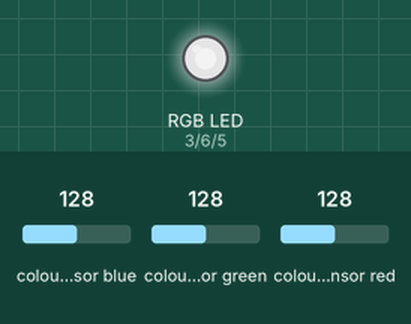
The sketch below on a simulated Arduino Uno, built with avr-gcc and run on an emulated ATmega328P. Parts: an RGB LED mixed from three pins (HIGH = lit). Wiring (inferred from the names in the program): TCS3200 colour sensor: output pin 12; S2 pin 10; S3 pin 11; S0 pin 8; S1 pin 9. The test bench sets the inputs (shaded band); at power-on: colour sensor blue 128, colour sensor green 128, colour sensor red 128. Dim RGB values are drawn brighter than linear; pins used as bus, display or sensor lines are not drawn.

Above: at 1.2 s.
1.3 s: colour sensor blue set to 5
At 1.8 s:
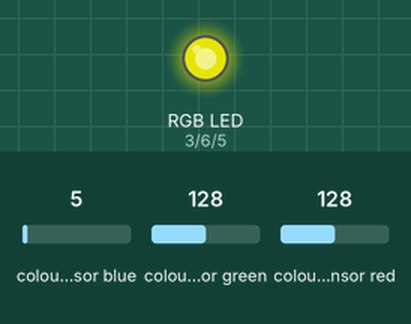
2.8 s: colour sensor green set to 5
At 4.0 s:
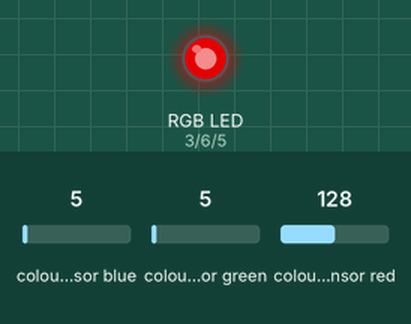
4.3 s: colour sensor red set to 5
At 5.3 s:
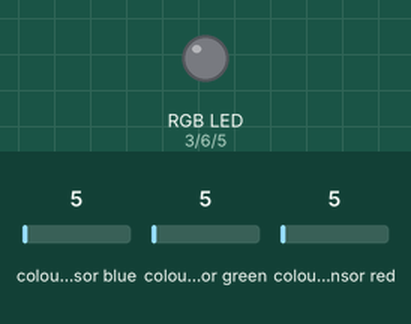
5.8 s: colour sensor blue set to 64
At 6.5 s:
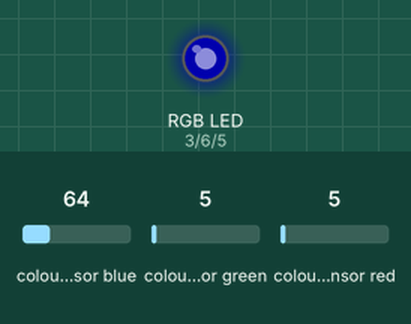
7.3 s: colour sensor green set to 64
At 7.6 s:
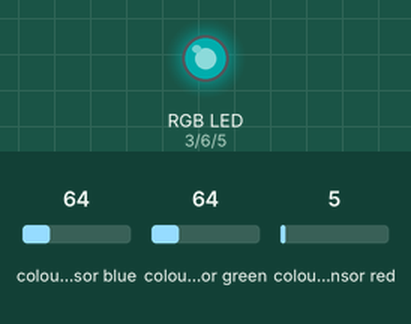
8.8 s: colour sensor red set to 64
At 9.9 s:
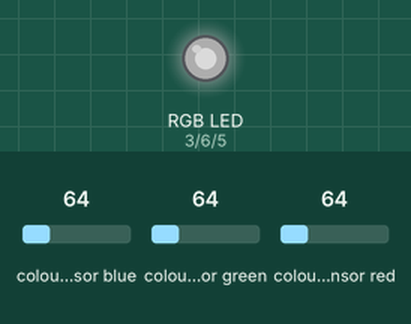
Timing chart, 0 to 11.3 s (numbered marks = the images above; inputs shaded):
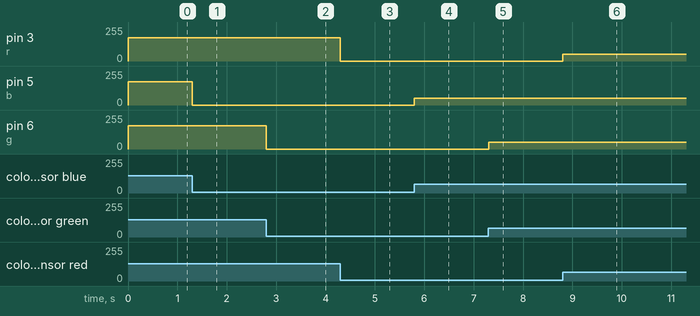

Measured:
- after the input at 1.3 s, pin 5 (b): 174/255 → 0/255 at once
- after the input at 2.8 s, pin 6 (g): 174/255 → 0/255 at once
- after the input at 4.3 s, pin 3 (r): 174/255 → 0/255 at once
- after the input at 5.8 s, pin 5 (b): 0/255 → 51/255 at once
- after the input at 7.3 s, pin 6 (g): 0/255 → 51/255 at once
- after the input at 8.8 s, pin 3 (r): 0/255 → 51/255 at once

The sketch:

RGBsensor.ino
```cpp
//Tested in a dark room.
//code by dllmkdir.
//AnalogWrite example
//Output enable -> GND
int i;
int n;
int dled[3]={5,6,3};
int dsensorc[3][2]={{LOW,HIGH},{HIGH,HIGH},{LOW,LOW}};//BGR
int dcolor[3]={0,0,0};
const int aPin=A1;
int pin,freq;
int r=3;
int g=6;
int b=5;
int s0=8;
int s1=9;
int s2=10;
int s3=11;
int outpin=12;
void setup() {
  pinMode(b, OUTPUT);//set RGB LED pins
  pinMode(g, OUTPUT);
  pinMode(r, OUTPUT);
  pinMode(s0, OUTPUT);//Set RGB Sensor pins
  pinMode(s1, OUTPUT);
  pinMode(s2, OUTPUT);
  pinMode(s3, OUTPUT);
  pinMode(outpin, INPUT);
  digitalWrite(s0,HIGH);
  digitalWrite(s1,LOW);//setting Output Frequency Scaling to 20%

  //Serial.begin(9600); //For debugging...
}

void loop() {
for(pin=0;pin<3;pin++){
  //selecting photodiode
  digitalWrite(s2,dsensorc[pin][0]);
  digitalWrite(s3,dsensorc[pin][1]);
  dcolor[pin]=freq;
  freq=pulseIn(12,LOW);//PulseIn function for color detection
  if(freq>255){//offset for better performance, Setting limits, freq goes from 0 to 700
    freq=255;
    }else if(freq<20){
    freq=20;
   }
  if ( freq<255 && (dsensorc[pin][0] && dsensorc[pin][1])){//GREEN
    if(freq>80){
      freq=80;
      }
    analogWrite(dled[pin],(int)(freq*(-4.25)+340));//PWM output with linear equation to map 0 to 255. Adjusted after some debugging...
  }else if (freq<255 && (!dsensorc[pin][0] && dsensorc[pin][1])){//BLUE
    if(freq>80){
      freq=80;
      }
    analogWrite(dled[pin],(int)(freq*(-4.25)+340));
  }else if (freq<255 && (!dsensorc[pin][0] && !dsensorc[pin][1])){//RED
    if(freq>80){
      freq=80;
      }
    analogWrite(dled[pin],(int)(freq*(-4.25)+340));
  }

}

}
```
